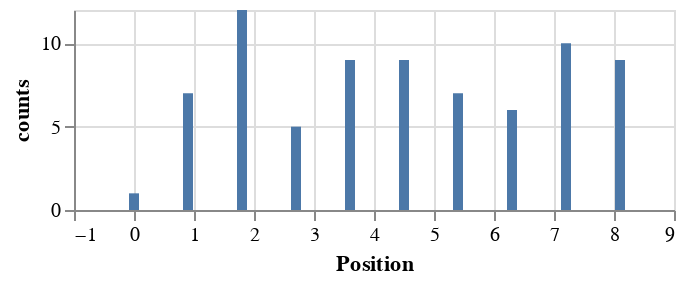

The code cell stored with this chart in its notebook:
### Code cell
plot_series(pd.Series(left_words['flere']))

### Figure 1 — Vega-Lite specification as saved in the notebook (floating-point values rounded to 4 significant figures)
{"config": {"view": {"continuousWidth": 300, "continuousHeight": 300}}, "data": {"name": "data-0e7f5409927ddc1acb48c01c06b50198"}, "mark": {"type": "bar"}, "encoding": {"x": {"bin": false, "field": "Position", "type": "quantitative"}, "y": {"field": "counts", "type": "quantitative"}}, "height": 100, "width": 300, "$schema": "https://vega.github.io/schema/vega-lite/v5.8.0.json", "datasets": {"data-0e7f5409927ddc1acb48c01c06b50198": [{"counts": 1.0, "Position": 0.0}, {"counts": 7.0, "Position": 0.9}, {"counts": 12.0, "Position": 1.8}, {"counts": 5.0, "Position": 2.7}, {"counts": 9.0, "Position": 3.6}, {"counts": 9.0, "Position": 4.5}, {"counts": 7.0, "Position": 5.4}, {"counts": 6.0, "Position": 6.3}, {"counts": 10.0, "Position": 7.2}, {"counts": 9.0, "Position": 8.1}, {"counts": null, "Position": 9.0}]}}
